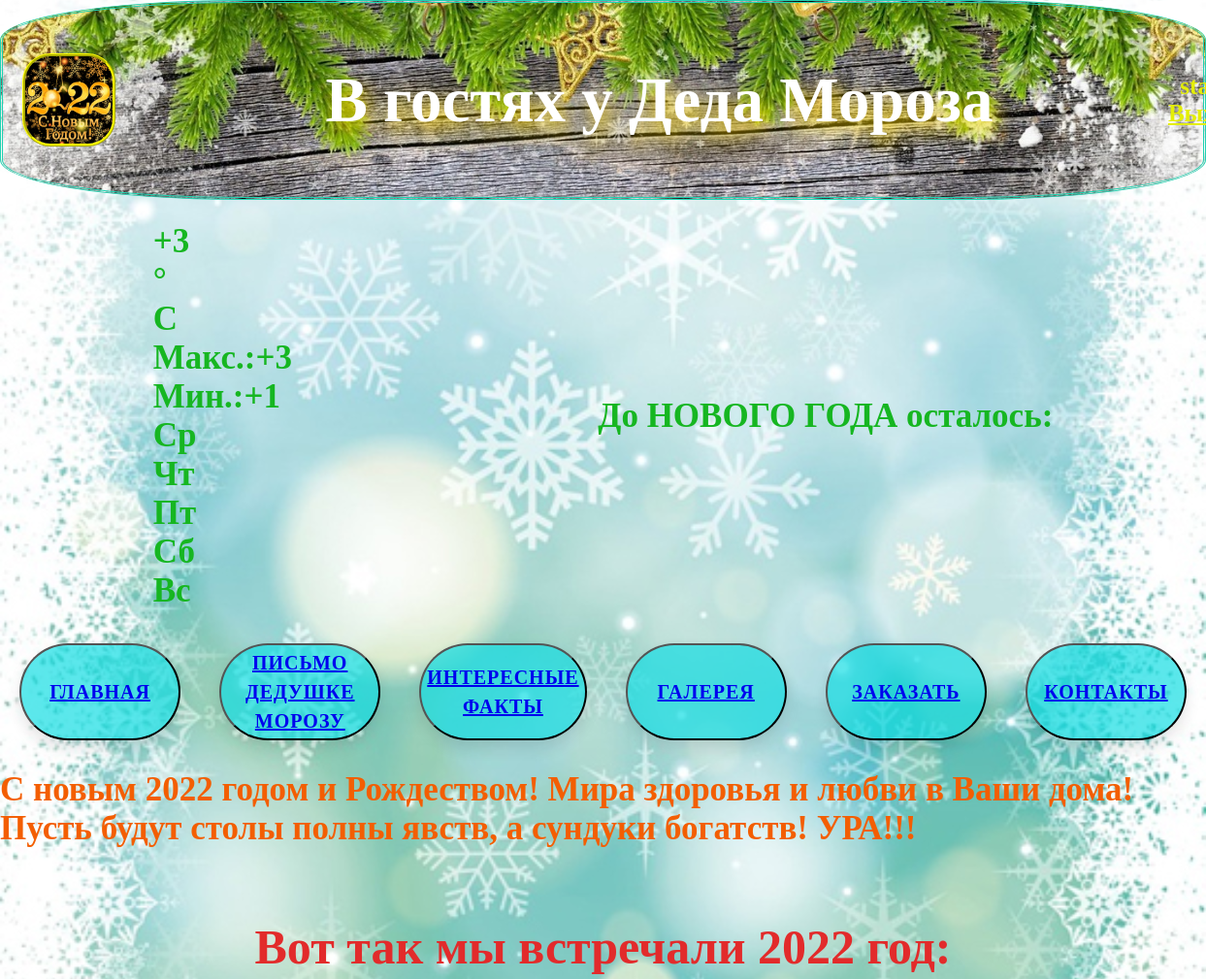
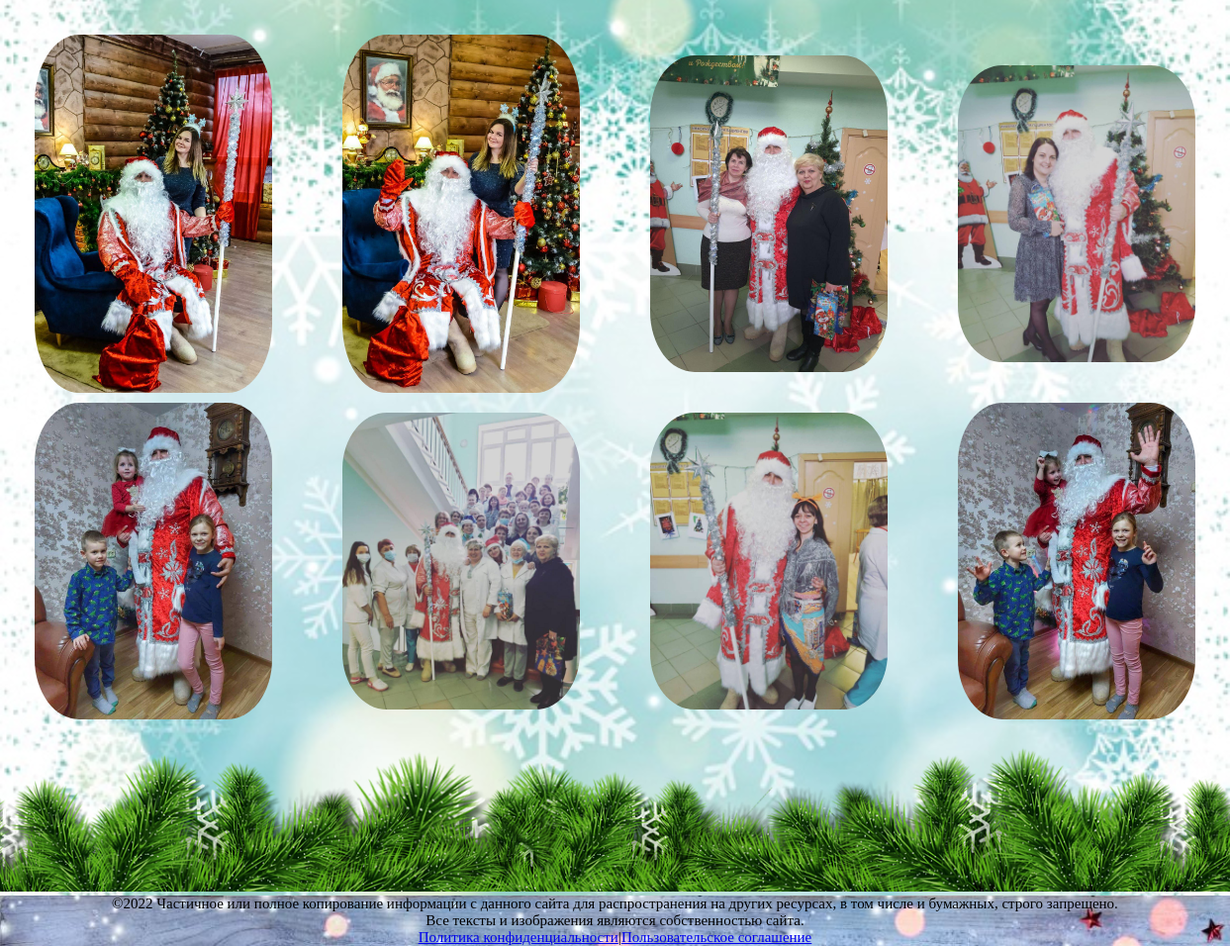
/gallery/2 (signed in), run on the app's committed database (2 pictures, top to bottom).
### ded_app/models.py (models this page shows)
class Foto(models.Model):
    img = models.ImageField(upload_to='image/media/')
    jears = models.ForeignKey('Jear', on_delete=models.CASCADE, verbose_name='Год')
    class Meta:
        verbose_name = 'Фото'
        verbose_name_plural = 'Фото'

class Jear(models.Model):
    number = models.CharField(max_length=10, verbose_name='Год')
    def __str__(self):
        return self.number
    class Meta:
        verbose_name = 'Год'
        verbose_name_plural = 'Года'

### ded_app/views.py (the view)
# urls.py: path('gallery/<str:jears>', gallery_jear, name='gallery_jear'),
def gallery_jear(request, jears):
    foto = Foto.objects.filter(jears=jears)
    z = Foto.objects.filter(id=jears)
    context = {'menu': menu, 'foto': foto, 'z': z, 'boss': 'Галерея'}
    return render(request, 'ded_app/gallery_jear.html', context)

### templates/ded_app/gallery_jear.html (shortened to what this page needs)
{% extends 'ded_app/base.html' %}
{% block content %}
    <br>
        {% for i in z %}
        <h1 class="jear_foto"> Вот так мы встречали {{ i.jears }} год:</h1>
        {% endfor %}
    <div class="foto_gallery">
    {% for i in foto %}
        {% if i.img %}
            <img class="zoom" width="240"  src="{{ i.img.url }}" alt="СКОРО БУДЕТ ФОТО">
        {% endif %}
    {% endfor %}
    </div>
{% endblock content %}

### templates/ded_app/base.html (shortened to what this page needs)
<!DOCTYPE html>
{% load static %}
<html lang="en">
<head>
    <link rel="stylesheet" href="{% static 'css/styles.css' %}">
</head>
<body style="background-image:url({% static 'img/fon11.jpg' %});background-size: 30%;">
<div style="background-image:url({% static 'img/fon1.jpg' %});background-size: 100%;">
    <div class="header" style="background-image:url({% static 'img/zim21.jpg' %});background-size: 100%">
        <img class="LOGO" src="{% static 'img/13.gif' %}" alt="">
        <h1 class="zagolovok"> В гостях у Деда Мороза </h1>
        <div class="container">
            <div class="centered">
                {% if request.user.is_authenticated %}
                    <div class="info">{{ user.username }}/ <a class="info" href="{% url 'logout' %}">Выход</a></div>
                {% else %}
                    <a class="info" href="{% url 'login' %}">Вход/</a><a class="info"
                                                                         href="{% url 'register' %}">Регистрация</a>
                {% endif %}
            </div>
        </div>
    </div>
    <h1 class="time">
        <div>
            <div id="m-booked-prime-days-39705">
                <div class="weather-customize widget-type-prime-days">
                    <div class="booked-prime-days-in">
                        <div class="booked-prime-days-data">
                            <div class="booked-pd-today">
                                <div class="booked-pd-today-temperature">
                                    <div class="booked-wzs-pd-val">
                                        <div class="booked-wzs-pd-number"><span class="plus">+</span>3</div>
                                        <div class="booked-wzs-pd-dergee">
                                            <div class="booked-wzs-pd-dergee-val">&deg;</div>
                                            <div class="booked-wzs-pd-dergee-name">C</div>
                                        </div>
                                    </div>
                                </div>
                                <div class="booked-pd-today-extreme">
                                    <div class="booked-pd booked-pd-h"><span>Макс.:</span><span class="plus">+</span>3
                                    </div>
                                    <div class="booked-pd booked-pd-l"><span>Мин.:</span><span class="plus">+</span>1
                                    </div>
                                </div>
                            </div>
                            <div class="booked-pd-ndays">
                                <div class="booked-pd-nitem">
                                    <div class="booked-pd-nidw">Ср</div>
                                </div>
                                <div class="booked-pd-nitem">
                                    <div class="booked-pd-nidw">Чт</div>
                                </div>
                                <div class="booked-pd-nitem">
                                    <div class="booked-pd-nidw">Пт</div>
                                </div>
                                <div class="booked-pd-nitem">
                                    <div class="booked-pd-nidw">Сб</div>
                                </div>
                                <div class="booked-pd-nitem">
                                    <div class="booked-pd-nidw">Вс</div>
                                </div>
                            </div>
                        </div>
                    </div>
                </div>
            </div>
            </div>
        До НОВОГО ГОДА осталось:
    </h1>
    <div class="but">
        <button class="floating-button"><a href="{% url 'index' %}">Главная</a></button>
        <button class="floating-button"><a href="{% url 'letter' %}">Письмо Дедушке Морозу</a></button>
        <button class="floating-button"><a href="{% url 'fakt' %}">Интересные факты</a></button>
        <button class="floating-button"><a href="{% url 'gallery' %}">Галерея</a></button>
        <button class="floating-button"><a href="#">Заказать</a></button>
        <button class="floating-button"><a href="#">Контакты</a></button>
    </div>
    <h1>{% block header %}
        <marquee class="scroll" scrollamount="5">С новым 2022 годом и Рождеством! Мира здоровья и любви в Ваши дома!
            Пусть
            будут столы полны явств, а сундуки богатств! УРА!!!
        </marquee>{% endblock header %}</h1>
    {% block content %}{% endblock content %}
    <br>
    <div id="footer">
        <img width="100%" src="{% static 'img/131.png' %}" alt="">
        <div style="background-image:url({% static 'img/zim20.jpg' %});background-size: 100%;">
            <div class="footer">©2022 Частичное или полное копирование информации с данного сайта для распространения на
                других ресурсах, в том числе и бумажных, строго запрещено.
            </div>
            <div class="footer"> Все тексты и изображения являются собственностью сайта.</div>
            <div class="footer"><a href="#">Политика конфиденциальности</a>|<a href="#">Пользовательское соглашение</a>
            </div>
        </div>
    </div>
</div>
</body>
</html>

### static/css/styles.css (style rules this page uses)
body { margin: auto; background-size: 100%; background-attachment: fixed; width: 80%; }
.zagolovok { margin: auto; font-family: "Monotype Corsiva"; color: white; font-size: 65px; display: flex; text-shadow: 5px 10px 20px gold; }
.LOGO { height: 90px; width: 90px; border-radius: 30%; margin-left: 20px; border-style: ridge; border-color: yellow; }
.header { height: 200px; display: flex; align-items: center; border-radius: 20%; border-style: double; border-color: #20d3b2; }
.footer { display: flex; justify-content: center; align-content: center; font-size: 20px; color: black; }
.time { display: flex; justify-content: space-around; align-items: center; font-weight: bold; font-size: 35px; color: #16b621; font-family: "Monotype Corsiva" }
.container { position: relative; text-align: center; color: white; }
.centered { position: absolute; top: 50%; left: 33%; transform: translate(-50%, -50%); }
.info { font-family: "Monotype Corsiva"; color: #e4ee07; font-size: 25px; font-weight: 700; }
.but { display: flex; justify-content: space-around; }
.floating-button { text-decoration: none; display: inline-block; width: 350px; height: 100px; line-height: 30px; border-radius: 55px; margin: 10px 20px; font-family: "Franklin Gothic Medium"; font-size: 20px; font-style: initial; text-transform: uppercase; text-align: center; letter-spacing: 1px; font-weight: 900; color: #ffffff; background: rgba(15, 222, 227, 0.68); box-shadow: 0 8px 15px rgba(0, 0, 0, .1); transition: .3s; }
.scroll { font-family: "Monotype Corsiva"; font-size: 35px; font-weight: 700; color: #f35e02; }
.jear_foto { display: flex; justify-content: center; font-family: "Monotype Corsiva"; color: #e22b2b; font-size: 50px; }
.foto_gallery { display: flex; flex-wrap: wrap; }
@media (min-width: 200px ) and (max-width: 1440px) { body { width: 100%; } }
@media (min-width: 200px ) and (max-width: 1440px) { .footer { font-size: 15px; } }

### templates/ded_app/gallery_jear.html (style rules this page uses)
img.zoom { -moz-user-select: none; user-select: none; margin: auto; padding: 5px; border-radius: 20%; border-style: ridge; border: #ff002f; }

### data on the page
Foto: jears "2022", img (picture)
Foto: img (picture)
Foto: img (picture)
Foto: img (picture)
Foto: img (picture)
Foto: img (picture)
Foto: img (picture)
Foto: img (picture)
